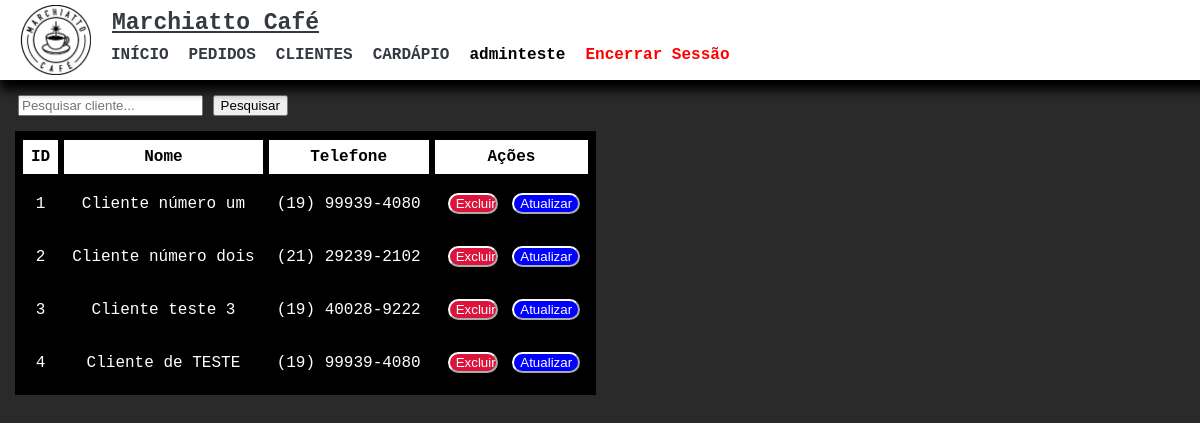
Page /admin/clientes.php (signed in) on the committed database.
### tables this page shows
CREATE TABLE `usuarios` (
  `idUsuario` int(11) NOT NULL,
  `nome` varchar(80) NOT NULL,
  `senha` varchar(64) NOT NULL
);

CREATE TABLE `clientes` (
  `idCliente` int(11) NOT NULL,
  `nome` varchar(80) NOT NULL,
  `telefone` varchar(20) DEFAULT NULL
);

### php/verifica.php (called while the page is built)
<?php
require 'connect.php';
if (isset($_SESSION['idUser']) && !empty($_SESSION['idUser'])) {
    require_once 'user.class.php';
    $u = new Usuario();
    $listalogado = $u -> logado($_SESSION['idUser']);
    $nomeUser = $listalogado['nome'];
} else {
    header("Location: ../login.php");
}
?>

### php/user.class.php (called while the page is built, shortened)
<?php
class Usuario{
    public function logado($id){
        global $pdo;
        $array = array();
        $sql = "SELECT nome FROM usuarios WHERE idUsuario = :idUsuario";
        $sql = $pdo -> prepare($sql);
        $sql -> bindValue("idUsuario", $id);
        $sql -> execute();
        if($sql -> rowCount() > 0){
            $array = $sql -> fetch();
        }
        return $array;
    }
}
?>

### admin/clientes.php (the view, shortened to what this page needs)
<!DOCTYPE html>
<html lang="pt-BR">
<head>
    <link rel="stylesheet" href="../css/admin.css">
</head>
<body class="espaco_cabecalho">
    <?php
    require '../php/verifica.php';
    require_once 'cabecalho.php';
    if (isset($_SESSION['idUser']) && !empty($_SESSION['idUser'])): ?>
        <div>
            <form id="formPesquisa" method="post">
                <input style="margin-left:18px; margin-bottom: 15px;" type="text" id="inputPesquisa" name="pesquisar"
                    placeholder="Pesquisar cliente...">
                <input type="submit" value="Pesquisar">
            </form>
        </div>
        <div>
            <?php
            include ("../php/connect.php");
            $sql = "SELECT idCliente, nome, telefone FROM clientes";
            try {
                $stmt = $pdo->query($sql);
                if ($stmt->rowCount() > 0) {
                    echo "<table id = 'tabelaClientes' class='table-clientes'><thead><tr>
                <th>ID</th>
                <th>Nome</th>
                <th>Telefone</th>
                <th>Ações</th></tr></thead>";
                    while ($row = $stmt->fetch(PDO::FETCH_ASSOC)) {
                        echo "<tr class='table-selecionada'><td>" . $row['idCliente'] . "</td>
                <td>" . $row['nome'] . "</td>
                <td>" . $row['telefone'] . "</td>
                <td>
                    <form action='../php/deletar_cliente.php' method='post' style='display: inline-block;'>
                        <input type='hidden' name='idCliente' value='" . $row['idCliente'] . "'>
                        <input class='botaoexcluir'style='width: 50px; margin: 5px;' type='submit' value='Excluir'>
                    </form>
                    <button class='botaoatualizar'onclick='openModal(\"myModal" . $row['idCliente'] . "\")'>Atualizar</button>
                </td></tr>";
                    }
                    echo "</table>";
                } else {
                    echo "<p class='table-clientes'>Nenhum resultado.</p>";
                }
            } catch (PDOException $e) {
                echo "Erro: " . $e->getMessage();
            }
            ?>
        </div>
    <?php else:
        header("Location: ../login.php"); endif; ?>
</body>
</html>

### admin/cabecalho.php (shortened to what this page needs)
<head>
    <link rel="stylesheet" href="../css/cabecalho.css">
</head>
<nav class="header">
  <a href="#" class="logo">
    <img src="../images/logo.jpg" alt="Marchiatto Café Logo">
  </a>
  <div class="container-fluido">
    <div class="navbar-brand-container">
      <a class="navbar-brand" href="admin.php">Marchiatto Café</a>
    </div>
    <ul class="navbar-nav">
      <li class="nav-item">
        <a class="nav-link active" aria-current="page" href="admin.php">INÍCIO</a>
      </li>
      <li class="nav-item">
        <a class="nav-link" href="pedidos.php">PEDIDOS</a>
      </li>
      <li class="nav-item">
        <a class="nav-link" href="clientes.php">CLIENTES</a>
      </li>
      <li class="nav-item">
        <a class="nav-link" href="cardapio.php">CARDÁPIO</a>
      </li>
      <li class="nav-item">
        <span style="color: #fffff; font-weight: bold;"><?php echo $nomeUser ?></span>
      </li>
      <li class="nav-item">
        <a class="nav-link" href="../php/logout.php" style="color: red;">Encerrar Sessão</a>
      </li>
    </ul>
  </div>
</nav>

### css/admin.css (style rules this page uses)
body { font-family: 'Oswald', sans-serif; margin: 0; padding: 0; background-color: rgb(42, 42, 42); padding-top: 10px; }
.espaco_cabecalho { padding-top: 95px; }
.table-clientes { background-color: #000000; color: rgb(255, 255, 255); padding: 10px; margin-left: 15px; table-layout: auto; width: auto; padding: 5px 4px; }
.botaoexcluir { border-radius: 20px; background-color: crimson; border-color: white; color: white; }
.botaoatualizar { border-radius: 20px; background-color: blue; border-color: white; color: white; }
thead { color: black; background-color: white; }
.table-clientes td, .table-clientes th { text-align: center; border: 2px solid #000000; padding: 8px; }

### css/cabecalho.css (style rules this page uses)
body { font-family: 'Courier new', sans-serif; margin: 0; padding: 0; background-color: rgb(42, 42, 42); }
.header { background-color: rgb(255, 255, 255); padding: 10px 20px; box-shadow: 0 10px 10px rgb(0, 0, 0); display: flex; align-items: center; justify-content: space-between; position: fixed; width: 100%; height: 60px; top: 0; z-index: 999; }
.header .logo img { height: 70px; display: flex; }
.container-fluido { font-family: 'Courier new', sans-serif; width: 100%; margin-left: 20px; }
.navbar-brand-container { margin-top: 10px; margin-left: 0px; }
.navbar-brand { font-size: 23px; font-weight: bold; color: #343a40; padding: 1px; padding-bottom: 0px; }
.navbar-nav { list-style: none; margin-top: 0px; padding: 0px; display: flex; align-items: center; }
.nav-item { margin-left: 0px; margin-top: 10px; padding-right: 20px; }
.nav-link { color: #343a40; text-decoration: none; font-weight: bold; margin-top: 30px; }

### rows in the picture
usuarios: nome "adminteste"
clientes: idCliente "1", nome "Cliente número um", telefone "(19) 99939-4080"
clientes: idCliente "2", nome "Cliente número dois", telefone "(21) 29239-2102"
clientes: idCliente "3", nome "Cliente teste 3", telefone "(19) 40028-9222"
clientes: idCliente "4", nome "Cliente de TESTE", telefone "(19) 99939-4080"
